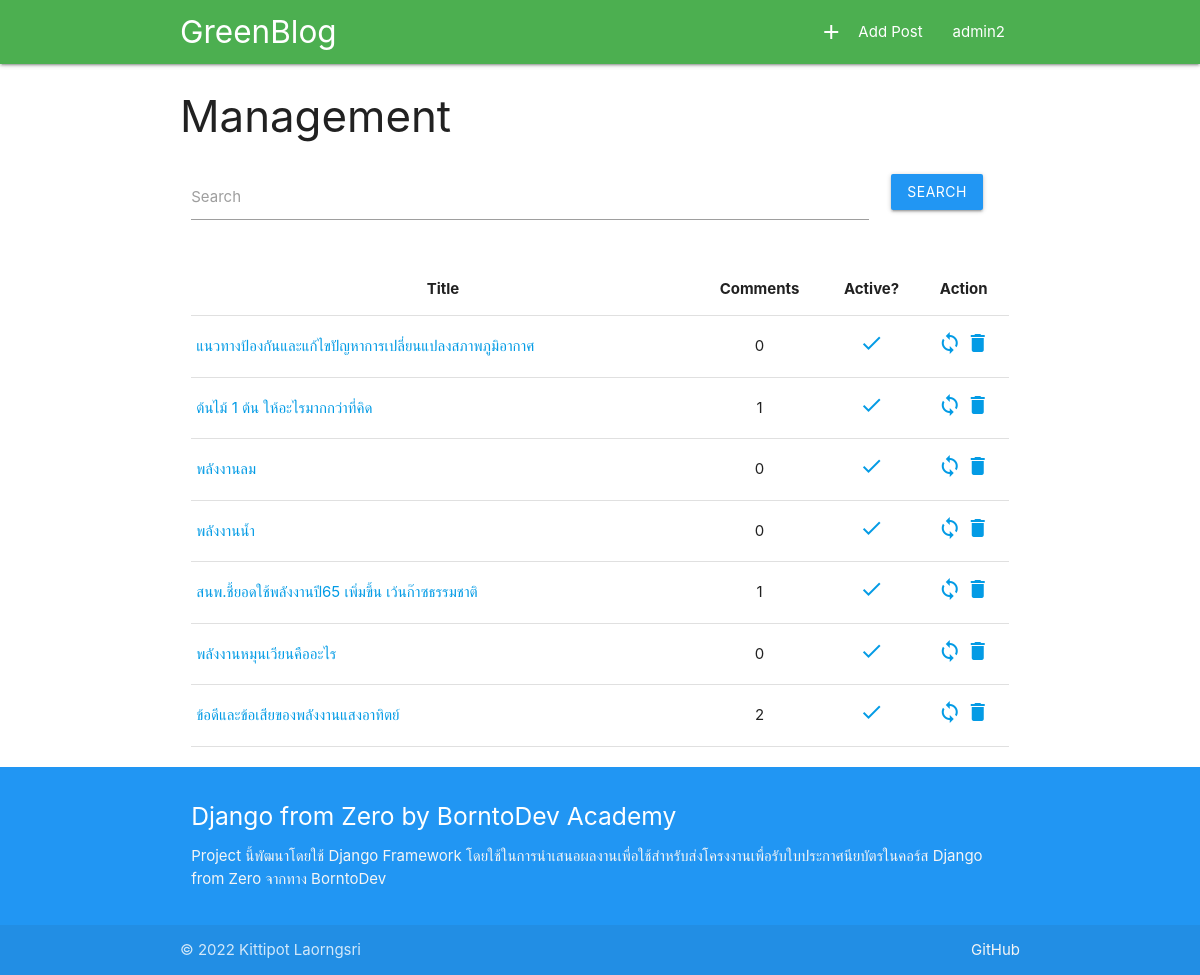
Before: /manage/ (signed in) with the older database file.
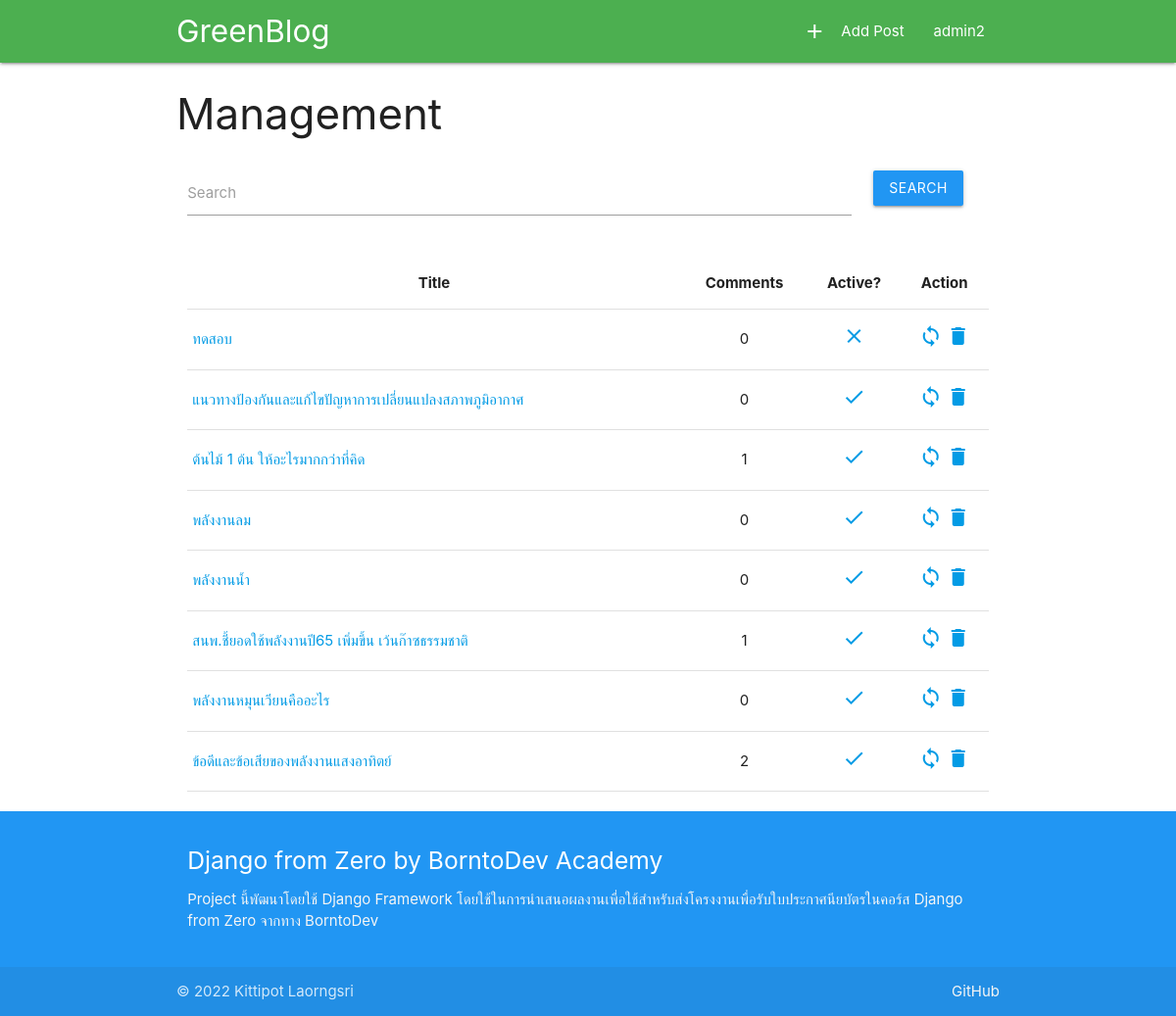
After: the same page with the newer database file.
### main/models.py (models this page shows, shortened)
class ListTweet(models.Model):
    title = models.CharField(max_length=255,null=False)
    content = RichTextField(blank=True,null=True)
    user = models.ForeignKey(User, on_delete=models.CASCADE, null=True)
    status = models.BooleanField(default=True)
    create_date = models.DateTimeField(auto_now=False, null=True)
    updated_date = models.DateTimeField(auto_now=True,null=False)
    def total_comment(self):
        return self.comment_set.count()

### manage/views.py (the view)
# urls.py: path('', views.managementroom, name='main_manage'),
@login_required
def managementroom(request):
    list = ListTweet.objects.all().order_by('-id')
    if request.user.is_superuser:
        list = list
    else:
        list = ListTweet.objects.filter(user=request.user)
    paginator = Paginator(list, 10)
    page = request.GET.get('page')
    try:
        post_list = paginator.page(page)
    except PageNotAnInteger:
        post_list = paginator.page(1)
    except EmptyPage:
        post_list = paginator.page(paginator.num_pages)
    search_txt = request.GET.get('search','')
    if search_txt:
        post_list = list.filter(title__contains=search_txt)
    context={
        'list':post_list,
        'title':"Management Post"
    }
    return render(request, 'management.html',context=context)

### manage/templates/management.html (shortened to what this page needs)
{% extends 'base.html' %}
{% block content %}
  <h3>Management</h3>
  <div class='row s12'>
      <form method="GET" action="{% url 'main_manage' %}">
        <div class="input-field col s10">
          <input id="search" name='search' type="text">
          <label for="search">Search</label>
        </div>
        <div class='input-field col s2'>
            <input type='submit' class="waves-light blue btn" value='Search'>
        </div>
      </form>
    </div>
  <div class='row s12'>
    <div class='col s12'>
      <table id="myTable" class="highlight" style="width: 100%;">
        <thead>
          <tr>
            <th class="center">Title</th>
            <th class="center">Comments</th>
            <th class="center">Active?</th>
            <th colspan="2" class="center">Action</th>
          </tr>
        </thead>
        <tbody>
          {% for o in list %}
            <tr>
              <td><a href="{% url 'each_a_page' news_id=o.id %}">{{o.title}}</a></td>
              <td class="center">
                <span>{{o.total_comment}}</span>
              </td>
              <td class="center">
                <a href="{% url 'editstatus' tweet_id=o.id %}">
                  {% if o.status == True %}
                    <i class="material-icons">check</i>
                  {% else %}
                    <i class="material-icons">close</i>
                  {% endif %}
                </a>
              </td>
              <td class="center">
                <a href="{% url 'edit' tweet_id=o.id %}"><i class="material-icons">loop</i></a>
                <a href="{% url 'delete' tweet_id=o.id %}" onclick="return confirm('Are you sure to delete this post?')"><i class="material-icons">delete</i></a>
              </td>
            </tr>
            {% empty %}
            <tr>
              <td class='center' colspan="4">Not Found!</p>
            </tr>
          {% endfor %}
        </tbody>
      </table>
    </div>
  </div>
{% endblock %}

Changed rows visible on the page:
added ListTweet: title "ทดสอบ", total_comment "0", status False (drawn)
